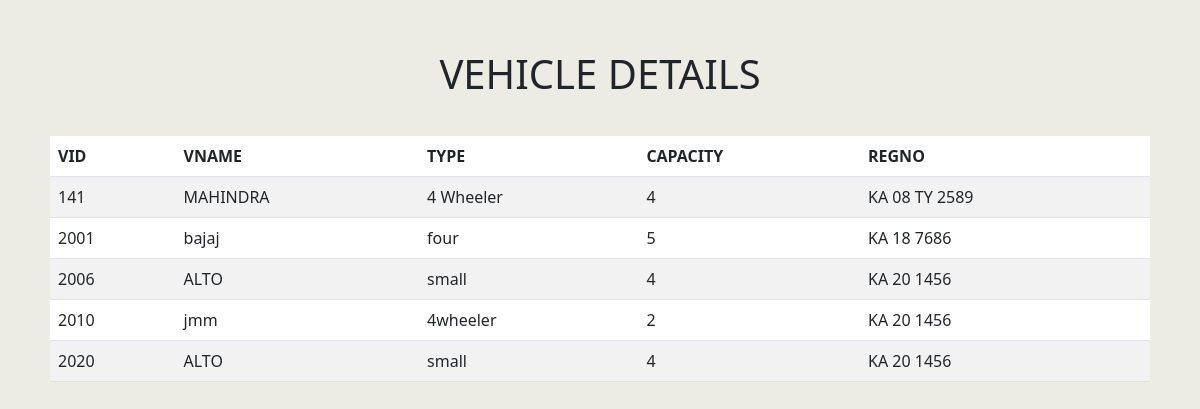
Screenshot of /detvc.php with the database file from the repository.
### tables this page shows
CREATE TABLE `vehicle` (
  `vid` int(20) NOT NULL,
  `vname` varchar(30) NOT NULL,
  `capacity` int(10) NOT NULL,
  `type` varchar(30) NOT NULL,
  `regno` varchar(20) NOT NULL
);

### detvc.php (the view, shortened to what this page needs)
<?php
$server = "localhost";
$username = "root";
$password = "";
  $database = "dbms";
$con= mysqli_connect($server, $username, $password,$database);
$sql = "SELECT * FROM vehicle";
$result = $con->query($sql);
?>
<!DOCTYPE html>
<html lang="en">
<head>
    <link href="https://cdn.jsdelivr.net/npm/bootstrap@5.3.0-alpha1/dist/css/bootstrap.min.css" rel="stylesheet">
</head>
<body style="margin:50px;">
    <h1 style="text-align:center; padding-bottom:30px;">VEHICLE DETAILS</h1>
    <table class=" table table-striped">
        <thead>
            <tr>
                <th>VID</th>
                <th>VNAME</th>
                <th>TYPE</th>
                <th>CAPACITY</th>
                <th>REGNO</th>
            </tr>
        </thead>
        <tbody>
            <?php
           while($row=$result->fetch_assoc()){
            echo "<tr>
                <td>". $row["vid"] ."</td>
                <td>". $row["vname"] ."</td>
                <td>". $row["type"] ."</td>
                <td>". $row["capacity"] ."</td>
                <td>". $row["regno"] ."</td>
            </tr>";
           }
           ?>
        </tbody>
    </table>
</body>
</html>

### detvc.php (style rules this page uses)
* { margin: 0; padding: 0; }
body { background-color: rgb(236, 236, 228); }

### rows the page displays
vehicle: vid "141", vname "MAHINDRA", type "4 Wheeler", capacity "4", regno "KA 08 TY 2589"
vehicle: vid "2001", vname "bajaj", type "four", capacity "5", regno "KA 18 7686"
vehicle: vid "2006", vname "ALTO", type "small", capacity "4", regno "KA 20 1456"
vehicle: vid "2010", vname "jmm", type "4wheeler", capacity "2", regno "KA 20 1456"
vehicle: vid "2020", vname "ALTO", type "small", capacity "4", regno "KA 20 1456"
